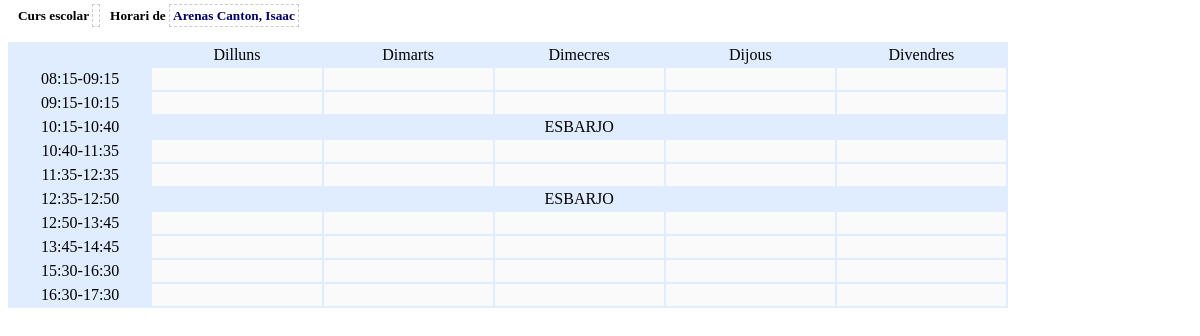
/tutoria/algr/algr_see.php?idalumnes=277, run on the app's committed database.
### tables this page shows
CREATE TABLE IF NOT EXISTS `contacte_alumne` (
  `idcontacte_alumne` int(11) NOT NULL AUTO_INCREMENT,
  `id_alumne` int(11) DEFAULT NULL,
  `id_tipus_contacte` int(11) DEFAULT NULL,
  `Valor` varchar(145) DEFAULT NULL,
  PRIMARY KEY (`idcontacte_alumne`),
  KEY `fk_contacte_alumne_1` (`id_tipus_contacte`),
  KEY `fk_contacte_alumne_2` (`id_alumne`)
);

CREATE TABLE IF NOT EXISTS `dies_setmana` (
  `iddies_setmana` int(11) NOT NULL,
  `dies_setmana` varchar(15) DEFAULT NULL,
  `laborable` varchar(1) NOT NULL DEFAULT 'S',
  PRIMARY KEY (`iddies_setmana`)
);

CREATE TABLE IF NOT EXISTS `franges_horaries` (
  `idfranges_horaries` int(11) NOT NULL AUTO_INCREMENT,
  `idtorn` int(4) NOT NULL,
  `activada` varchar(1) DEFAULT 'S',
  `esbarjo` varchar(1) NOT NULL,
  `hora_inici` time DEFAULT NULL,
  `hora_fi` time DEFAULT NULL,
  PRIMARY KEY (`idfranges_horaries`)
);

### tutoria/func/func_alumnes.php (called while the page is built, shortened)
<?php
function getAlumne($idalumnes,$tipusContacte) {
	$sql  = "SELECT ca.Valor FROM contacte_alumne ca ";
	$sql .= "WHERE ca.id_tipus_contacte=$tipusContacte AND ca.id_alumne=$idalumnes ";
    $rec = mysql_query($sql);
    $count = 0;
    $result = "";
    while($row = mysql_fetch_object($rec)) {
			$count++;
			$result = $row;
	}
    if ($count == 0) {
		return "";
	}
	else {
		return $result->Valor;
	}
}
function getGrupAlumne($alumne) {
	 $count  = 0;
	 $result = "";
	 $sql  = "SELECT DISTINCT(gr.idgrups), gr.nom, gr.Descripcio ";
	 $sql .= "FROM alumnes_grup_materia agm ";
	 $sql .= "INNER JOIN grups_materies gm ON agm.idgrups_materies = gm.idgrups_materies ";
	 $sql .= "INNER JOIN materia        ma ON gm.id_mat_uf_pla     = ma.idmateria ";
	 $sql .= "INNER JOIN grups          gr ON gm.id_grups          = gr.idgrups ";
 	 $sql .= "WHERE agm.idalumnes='".$alumne."' ";
  	 $sql .= "UNION ";
	 $sql .= "SELECT DISTINCT(gr.idgrups), gr.nom, gr.Descripcio ";
	 $sql .= "FROM alumnes_grup_materia agm ";
	 $sql .= "INNER JOIN grups_materies     gm ON agm.idgrups_materies = gm.idgrups_materies ";
	 $sql .= "INNER JOIN unitats_formatives uf ON gm.id_mat_uf_pla     = uf.idunitats_formatives ";
	 $sql .= "INNER JOIN moduls_ufs         mu ON gm.id_mat_uf_pla     = mu.id_ufs ";
	 $sql .= "INNER JOIN moduls              m ON mu.id_moduls         = m.idmoduls ";
	 $sql .= "INNER JOIN grups              gr ON gm.id_grups          = gr.idgrups ";
	 $sql .= "WHERE agm.idalumnes='".$alumne."' ";
	 $sql .= "ORDER BY 1 LIMIT 1";
	 $rec = mysql_query($sql);
	 while($row = mysql_fetch_object($rec)) {
			$count++;
			$result = $row;
	 }
 	 if ($count == 0) {
	   return 0;
	 }
	 else {
       return $result;
	 }
  }
?>

### tutoria/func/func_grups.php (called while the page is built, shortened)
<?php
function getGrup($idgrups) {
    $sql = "SELECT * FROM grups WHERE idgrups = '$idgrups'";
    $rec = mysql_query($sql);
    $result = "";
    while($row = mysql_fetch_object($rec)) {
			$result = $row;
	}
	return $result;
}
?>

### tutoria/algr/algr_see.php (the view, shortened to what this page needs)
<?php
  $idalumnes       = isset($_REQUEST['idalumnes'])   ? $_REQUEST['idalumnes']   : 0;
  $idgrups 		   = getGrupAlumne($idalumnes)->idgrups;
  $idtorn          = getGrup($idgrups)->idtorn;
  $nom_alumne      = getAlumne($idalumnes,TIPUS_nom_complet);
  $cursliteral     = isset($_REQUEST['cursliteral']) ? $_REQUEST['cursliteral'] : '';
  $rsDies     = mysql_query("select * from dies_setmana where laborable='S'");
  $rsHores    = mysql_query("select * from franges_horaries where idtorn=".$idtorn." order by hora_inici");
?>
<div style="width:1000px;">
 <h5 style="margin-bottom:0px">
  &nbsp;&nbsp;
  Curs escolar <a style=" color: #000066; border:1px dashed #CCCCCC; padding:3px 3px 3px 3px ">
  <?= $cursliteral ?></a>&nbsp;&nbsp;
  Horari de <a style=" color: #000066; border:1px dashed #CCCCCC; padding:3px 3px 3px 3px ">
  <?= $nom_alumne ?></a>&nbsp;&nbsp;
 </h5>
	<div class="right">
		<table>
			<tr>
				<td class="blank" width="50"></td>
                <?php
				   while($row = mysql_fetch_object($rsDies)){
				      echo "<td class='title'>";
					  echo $row->dies_setmana;
					  echo "</td>";
				   }
				?>
			</tr>
                <?php
				   while($row = mysql_fetch_object($rsHores)){
					  if ($row->esbarjo=='S') {
					    echo "<tr height='20'>";
						echo "<td width='30' class='time' valign='top'>".substr($row->hora_inici,0,5)."-".substr($row->hora_fi,0,5)."</td>";
						echo "<td class='lunch' colspan='5'>ESBARJO</td>";
						echo "</tr>";
					  }
					  else {
						  echo "<tr>";
						  echo "<td valign='top' class='time'>".substr($row->hora_inici,0,5)."-".substr($row->hora_fi,0,5)."</td>";
						  for ($dia=1; $dia<=5; $dia++) {
							 echo "<td valign='top' class='drop'>";
							 echo "</td>";
						  }
						  echo "</tr>";
					  }
				   }
				?>
		</table>
	</div>
</div>

### tutoria/algr/algr_see.php (style rules this page uses)
.right { float:right; width:1000px; }
.right table { background:#E0ECFF; width:100%; }
.right td { background:#fafafa; text-align:center; padding:2px; }
.right td { background:#E0ECFF; }
.right td.drop { background:#fafafa; width:95px; }

### data on the page
contacte_alumne: Valor "Arenas Canton, Isaac"
dies_setmana: dies_setmana "Dilluns"
dies_setmana: dies_setmana "Dimarts"
dies_setmana: dies_setmana "Dimecres"
dies_setmana: dies_setmana "Dijous"
dies_setmana: dies_setmana "Divendres"
franges_horaries: hora_inici "08:15", hora_fi "09:15", esbarjo " " (drawn)
franges_horaries: hora_inici "09:15", hora_fi "10:15", esbarjo " " (drawn)
franges_horaries: hora_inici "10:15", hora_fi "10:40"
franges_horaries: hora_inici "10:40", hora_fi "11:35", esbarjo " " (drawn)
franges_horaries: hora_inici "11:35", hora_fi "12:35", esbarjo " " (drawn)
franges_horaries: hora_inici "12:35", hora_fi "12:50"
franges_horaries: hora_inici "12:50", hora_fi "13:45", esbarjo " " (drawn)
franges_horaries: hora_inici "13:45", hora_fi "14:45", esbarjo " " (drawn)
franges_horaries: hora_inici "15:30", hora_fi "16:30", esbarjo " " (drawn)
franges_horaries: hora_inici "16:30", hora_fi "17:30", esbarjo " " (drawn)
